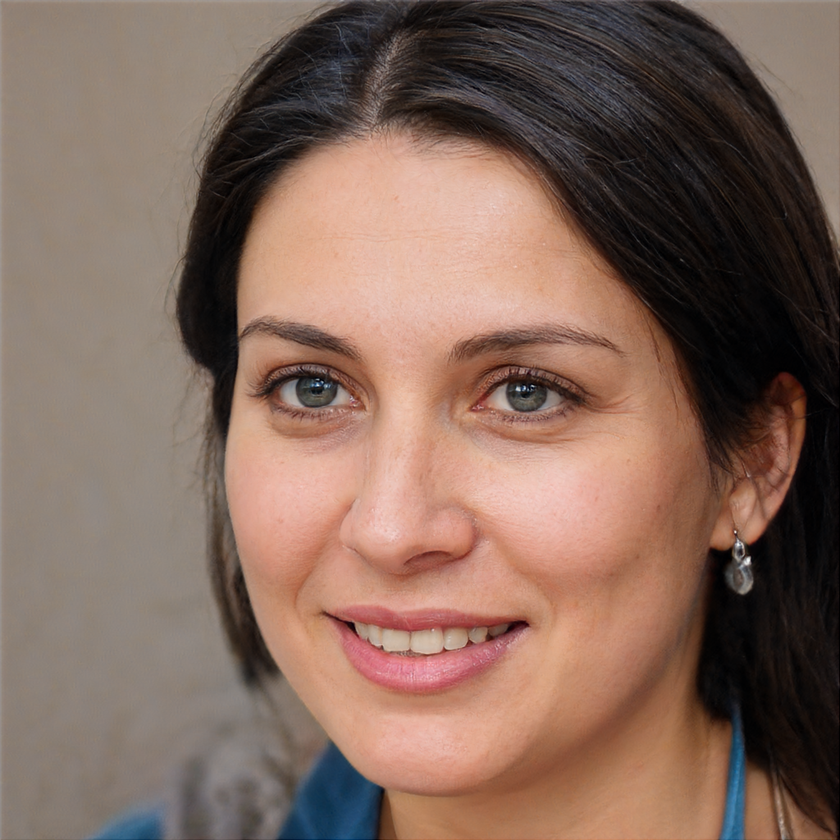
#> input picture ai-image-detector-backend/test_images/image1.png, 840 x 840 px, shrunk from 1024 x 1024 before the run, found by its file name
$ python fourier2D.py
#> lines starting #> are read from the running program, lines starting #| are printed output that depends on the picture
import numpy as np
import cv2
from scipy import signal
from scipy.fft import fft2, ifft2, fftshift, ifftshift
import warnings
warnings.filterwarnings('ignore')

class AIGeneratedImageDetector:
    """
    Détecteur hybride d'images générées par IA basé sur l'analyse de Fourier
    Combine trois approches: analyse spectrale, convolutions fréquentielles, et détection d'artefacts
    """

    def __init__(self):
        self.weights = {
            'spectral_artifacts': 0.40,
            'frequency_convolution': 0.35,
            'phase_anomaly': 0.25
        }

    def preprocess_image(self, image_path):
        """
        Prétraitement de l'image pour l'analyse

        Args:
            image_path: Chemin vers l'image
        Returns:
            Image en niveaux de gris normalisée
        """
        img = cv2.imread(str(image_path))
        if img is None:
            raise ValueError(f"Impossible de charger l'image: {image_path}")

        # Conversion en niveaux de gris et normalisation
        gray = cv2.cvtColor(img, cv2.COLOR_BGR2GRAY)
        gray_normalized = gray.astype(np.float32) / 255.0

        return gray_normalized, img

    def compute_fft_components(self, image):
        """
        Calcule les composantes FFT (magnitude et phase)

        Args:
            image: Image normalisée
        Returns:
            Tuple (magnitude_spectrum, phase_spectrum, fft_shifted)
        """
        # Transformée de Fourier 2D
        fft = fft2(image)
        fft_shifted = fftshift(fft)

        # Extraction magnitude et phase
        magnitude = np.abs(fft_shifted)
        phase = np.angle(fft_shifted)

        # Échelle logarithmique pour magnitude
        magnitude_log = np.log(magnitude + 1e-10)

        return magnitude_log, phase, fft_shifted

    def extract_high_frequency_features(self, magnitude, phase, image_shape):
        """
        APPROCHE 1: Extraction des caractéristiques haute fréquence
        Basée sur FreqNet - détection d'artefacts dans les HF

        Args:
            magnitude: Spectre de magnitude
            phase: Spectre de phase
            image_shape: Dimensions de l'image
        Returns:
            Score d'artefacts haute fréquence (0-1)
        """
        h, w = image_shape
        center_h, center_w = h // 2, w // 2

        # Création d'un masque passe-haut (périphérie du spectre)
        Y, X = np.ogrid[:h, :w]
        radius = min(center_h, center_w) // 3
        mask_low = ((X - center_w)**2 + (Y - center_h)**2) <= radius**2
        mask_high = ~mask_low

        # Extraction des composantes haute fréquence
        magnitude_hf = magnitude * mask_high
        phase_hf = phase * mask_high

        # Détection de patterns anormaux (grilles, rayures)
        # Les GAN produisent des artefacts géométriques réguliers
        magnitude_hf_normalized = (magnitude_hf - np.mean(magnitude_hf)) / (np.std(magnitude_hf) + 1e-10)

        # Détection de pics anormaux
        threshold_peaks = 2.5
        anomalous_peaks = np.sum(np.abs(magnitude_hf_normalized) > threshold_peaks)
        peak_density = anomalous_peaks / (h * w)

        # Analyse de la régularité spatiale (artefacts de grille)
        # Les images synthétiques présentent souvent des motifs périodiques
        fft_of_magnitude = np.abs(fft2(magnitude_hf))
        fft_of_magnitude_normalized = (fft_of_magnitude - np.mean(fft_of_magnitude)) / (np.std(fft_of_magnitude) + 1e-10)

        periodicity_score = np.sum(np.abs(fft_of_magnitude_normalized) > 3.0) / fft_of_magnitude.size

        # Détection d'anomalies de phase
        phase_variance = np.var(phase_hf[mask_high])
        phase_discontinuities = np.sum(np.abs(np.diff(phase_hf, axis=0)) > np.pi/2) + \
                               np.sum(np.abs(np.diff(phase_hf, axis=1)) > np.pi/2)
        phase_anomaly_score = phase_discontinuities / (h * w * 2)

        # Score combiné d'artefacts
        artifact_score = np.clip(
            0.4 * peak_density * 1000 +
            0.3 * periodicity_score * 500 +
            0.3 * phase_anomaly_score * 100,
            0, 1
        )

        return artifact_score

    def frequency_domain_convolution(self, fft_shifted, image_shape):
        """
        APPROCHE 3: Convolutions dans le domaine fréquentiel
        Inspirée de FreqNet - apprentissage spectral

        Args:
            fft_shifted: FFT décalée de l'image
            image_shape: Dimensions de l'image
        Returns:
            Score de convolution fréquentielle (0-1)
        """
        # Séparation amplitude et phase
        f_am = np.abs(fft_shifted)
        f_ph = np.angle(fft_shifted)

        # Filtre convolutionnel simple dans le domaine fréquentiel
        # Simule les couches convolutionnelles de FreqNet
        kernel_size = 5
        kernel = np.ones((kernel_size, kernel_size)) / (kernel_size ** 2)

        # Convolution sur l'amplitude
        f_am_log = np.log(f_am + 1e-10)
        f_am_conv = signal.convolve2d(f_am_log, kernel, mode='same', boundary='wrap')

        # Convolution sur la phase
        f_ph_conv = signal.convolve2d(f_ph, kernel, mode='same', boundary='wrap')

        # Reconstruction et analyse
        f_reconstructed = np.exp(f_am_conv) * np.exp(1j * f_ph_conv)

        # iFFT pour retourner au domaine spatial
        img_reconstructed = np.abs(ifft2(ifftshift(f_reconstructed)))

        # Analyse de la différence spectrale
        # Les images réelles ont une distribution spectrale plus uniforme
        am_variance = np.var(f_am_conv)
        ph_variance = np.var(f_ph_conv)

        # Détection d'irrégularités après convolution
        # Images synthétiques montrent des patterns résiduels spécifiques
        spectral_irregularity = np.std(f_am_conv) / (np.mean(np.abs(f_am_conv)) + 1e-10)
        phase_irregularity = np.std(f_ph_conv) / (np.pi + 1e-10)

        # Score de convolution fréquentielle
        freq_conv_score = np.clip(
            0.5 * min(spectral_irregularity / 2.0, 1.0) +
            0.5 * min(phase_irregularity / 0.5, 1.0),
            0, 1
        )

        return freq_conv_score

    def analyze_power_spectral_density(self, magnitude, image_shape):
        """
        Analyse de la densité spectrale de puissance (PSD)
        Détection d'anomalies dans la distribution d'énergie

        Args:
            magnitude: Spectre de magnitude
            image_shape: Dimensions de l'image
        Returns:
            Score PSD (0-1)
        """
        h, w = image_shape

        # Calcul de la PSD
        psd = magnitude ** 2

        # Analyse radiale de la PSD
        center_h, center_w = h // 2, w // 2
        Y, X = np.ogrid[:h, :w]
        r = np.sqrt((X - center_w)**2 + (Y - center_h)**2)

        # Binning radial
        r_int = r.astype(int)
        max_radius = int(np.min([center_h, center_w]))

        radial_profile = np.zeros(max_radius)
        for i in range(max_radius):
            mask = (r_int == i)
            if np.sum(mask) > 0:
                radial_profile[i] = np.mean(psd[mask])

        # Les images synthétiques ont souvent des chutes anormales dans la PSD
        # Détection de non-linéarités
        if len(radial_profile) > 10:
            radial_gradient = np.gradient(radial_profile)
            gradient_variance = np.var(radial_gradient)

            # Recherche de discontinuités
            discontinuities = np.sum(np.abs(np.diff(radial_gradient)) > np.std(radial_gradient) * 2)

            psd_anomaly = min(gradient_variance / 100.0, 1.0) * 0.6 + \
                         min(discontinuities / 20.0, 1.0) * 0.4
        else:
            psd_anomaly = 0.5

        return np.clip(psd_anomaly, 0, 1)

    def detect_upsampling_artifacts(self, magnitude, image_shape):
        """
        Détection spécifique d'artefacts d'upsampling des GANs
        Les opérations d'upsampling laissent des signatures fréquentielles

        Args:
            magnitude: Spectre de magnitude
            image_shape: Dimensions de l'image
        Returns:
            Score d'artefacts d'upsampling (0-1)
        """
        h, w = image_shape

        # Les artefacts d'upsampling apparaissent à des fréquences spécifiques
        # correspondant aux facteurs d'upsampling (2x, 4x, 8x)
        upsampling_frequencies = [h//8, h//4, h//2, w//8, w//4, w//2]

        artifact_energy = 0
        for freq in upsampling_frequencies:
            if freq < h and freq < w:
                # Extraction d'énergie autour des fréquences suspectes
                window_size = 3
                freq_h = min(freq, h-window_size)
                freq_w = min(freq, w-window_size)

                local_energy = np.sum(magnitude[
                    freq_h:freq_h+window_size,
                    freq_w:freq_w+window_size
                ] ** 2)
                artifact_energy += local_energy

        # Normalisation
        total_energy = np.sum(magnitude ** 2)
        upsampling_score = artifact_energy / (total_energy + 1e-10)

        return np.clip(upsampling_score * 5, 0, 1)

    def compute_phase_coherence(self, phase):
        """
        Analyse de la cohérence de phase
        Les images synthétiques ont souvent des phases moins cohérentes

        Args:
            phase: Spectre de phase
        Returns:
            Score d'incohérence de phase (0-1)
        """
        # Calcul des gradients de phase
        phase_grad_h = np.diff(phase, axis=0)
        phase_grad_w = np.diff(phase, axis=1)

        # Wrapping des gradients de phase [-π, π]
        phase_grad_h = np.angle(np.exp(1j * phase_grad_h))
        phase_grad_w = np.angle(np.exp(1j * phase_grad_w))

        # Cohérence = uniformité des gradients
        coherence_h = np.std(phase_grad_h)
        coherence_w = np.std(phase_grad_w)

        # Score d'incohérence (plus élevé = plus suspect)
        incoherence_score = (coherence_h + coherence_w) / (2 * np.pi)

        return np.clip(incoherence_score, 0, 1)

    def predict(self, image_path, verbose=True):
        """
        Prédiction principale: détermine si l'image est générée par IA

        Args:
            image_path: Chemin vers l'image
            verbose: Afficher les détails
        Returns:
            Tuple (score_final, scores_détaillés, classification)
        """
        # Prétraitement
        image_gray, image_color = self.preprocess_image(image_path)
        h, w = image_gray.shape

        # Calcul des composantes fréquentielles
        magnitude, phase, fft_shifted = self.compute_fft_components(image_gray)

        # APPROCHE 1: Analyse spectrale multi-domaines
        artifact_score = self.extract_high_frequency_features(magnitude, phase, (h, w))
        psd_score = self.analyze_power_spectral_density(magnitude, (h, w))
        upsampling_score = self.detect_upsampling_artifacts(magnitude, (h, w))

        spectral_score = (artifact_score * 0.5 + psd_score * 0.3 + upsampling_score * 0.2)

        # APPROCHE 3: Convolutions fréquentielles
        freq_conv_score = self.frequency_domain_convolution(fft_shifted, (h, w))

        # Analyse de cohérence de phase
        phase_coherence_score = self.compute_phase_coherence(phase)

        # Score final pondéré
        final_score = (
            self.weights['spectral_artifacts'] * spectral_score +
            self.weights['frequency_convolution'] * freq_conv_score +
            self.weights['phase_anomaly'] * phase_coherence_score
        )

        # Calibration finale (ajustement empirique)
        final_score = np.clip(final_score * 1.2, 0, 1)

        # Classification
        if final_score > 0.65:
            classification = "Image TRÈS PROBABLEMENT générée par IA"
        elif final_score > 0.45:
            classification = "Image POSSIBLEMENT générée par IA"
        else:
            classification = "Image PROBABLEMENT authentique"

        scores_detailed = {
            'spectral_artifacts': spectral_score,
            'frequency_convolution': freq_conv_score,
            'phase_anomaly': phase_coherence_score,
            'artifact_detection': artifact_score,
            'psd_analysis': psd_score,
            'upsampling_artifacts': upsampling_score
        }

        if verbose:
            print("\n" + "="*60)
            print("ANALYSE DE DÉTECTION D'IMAGE GÉNÉRÉE PAR IA")
            print("="*60)
            print(f"\nImage: {image_path}")
            print(f"Dimensions: {w}x{h} pixels")
            print("\n--- Scores Détaillés ---")
            print(f"Artefacts spectraux:        {spectral_score:.3f}")
            print(f"  - Artefacts HF:          {artifact_score:.3f}")
            print(f"  - Analyse PSD:           {psd_score:.3f}")
            print(f"  - Artefacts upsampling:  {upsampling_score:.3f}")
            print(f"Convolution fréquentielle: {freq_conv_score:.3f}")
            print(f"Anomalie de phase:         {phase_coherence_score:.3f}")
            print("\n" + "-"*60)
            print(f"SCORE FINAL: {final_score:.3f} ({final_score*100:.1f}%)")
            print(f"CLASSIFICATION: {classification}")
            print("="*60 + "\n")

        return final_score, scores_detailed, classification


# Fonction d'utilisation simple
def analyze_image_for_ai(image_path):
    """
    Fonction simple pour analyser une image

    Args:
        image_path: Chemin vers l'image à analyser
    Returns:
        Score de probabilité que l'image soit générée par IA (0-1)
    """
    detector = AIGeneratedImageDetector()
    score, details, classification = detector.predict(image_path, verbose=True)
#> in preprocess_image, img is the input picture: shape (840, 840, 3); mean B, G, R 91.8, 104, 130.6
#> in extract_high_frequency_features, `magnitude_hf = magnitude * mask_high`:
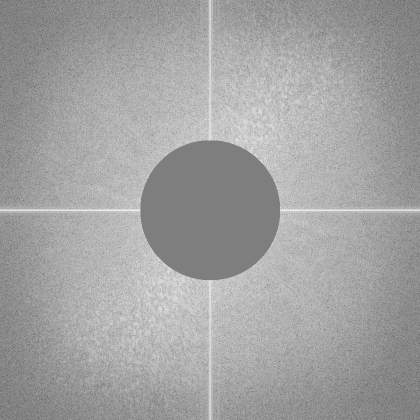
#> magnitude_hf: shape (840, 840) float32 (shown at 1/2 size); min -5.87, max 5.94, mean 1.61; drawn with min black and max white
#> in extract_high_frequency_features, `anomalous_peaks = np.sum(np.abs(magnitude_hf_normalized) > threshold_p..`: anomalous_peaks = 3943
#> in extract_high_frequency_features, `peak_density = anomalous_peaks / (h * w)`: peak_density = 0.00559
#> in extract_high_frequency_features, `periodicity_score = np.sum(np.abs(fft_of_magnitude_normalized) > 3.0) ..`: periodicity_score = 0.000736
#> in extract_high_frequency_features, `phase_variance = np.var(phase_hf[mask_high])`: phase_variance = 3.35
#> in extract_high_frequency_features, `phase_discontinuities = np.sum(np.abs(np.diff(phase_hf, axis=0)) > np...`: phase_discontinuities = 818382
#> in extract_high_frequency_features, `phase_anomaly_score = phase_discontinuities / (h * w * 2)`: phase_anomaly_score = 0.58
#> in extract_high_frequency_features, `artifact_score = np.clip( 0.4 * peak_density * 1000 + 0.3 * periodicit..`: artifact_score = 1
#> in analyze_power_spectral_density, `psd = magnitude ** 2`:
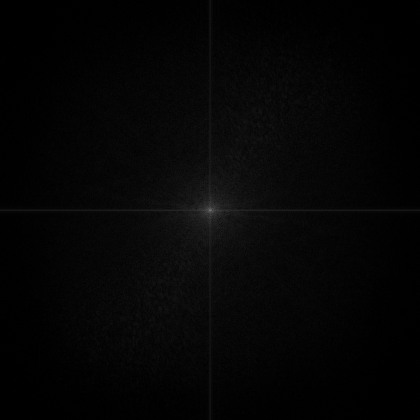
#> psd: shape (840, 840) float32 (shown at 1/2 size); min 2.36e-10, max 159.5, mean 5.4
#> after the loop in analyze_power_spectral_density, `for i in range(max_radius):`: radial_profile = 420 values, max 159.5 at index 0, min 1.62 at index 417, mean 12.56
#> in analyze_power_spectral_density, `radial_gradient = np.gradient(radial_profile)`: radial_gradient = 420 values, max 0.422 at index 48, min -54.99 at index 0, mean -0.441
#> in analyze_power_spectral_density, `gradient_variance = np.var(radial_gradient)`: gradient_variance = 10.68
#> in analyze_power_spectral_density, `discontinuities = np.sum(np.abs(np.diff(radial_gradient)) > np.std(rad..`: discontinuities = 2
#> in analyze_power_spectral_density, `psd_anomaly = min(gradient_variance / 100.0, 1.0) * 0.6 + \ min(discon..`: psd_anomaly = 0.104
#> the loop in detect_upsampling_artifacts, `for freq in upsampling_frequencies:` made 6 passes
#> (local_energy, artifact_energy) on passes 1 to 6: (8.75, 8.75), (59.58, 68.33), (912.4, 980.7), (8.75, 989.5), (59.58, 1049), (912.4, 1961.4)
#> after the loop in detect_upsampling_artifacts, `for freq in upsampling_frequencies:`: artifact_energy = 1961.4
#> in detect_upsampling_artifacts, `total_energy = np.sum(magnitude ** 2)`: total_energy = 3825294.2
#> in detect_upsampling_artifacts, `upsampling_score = artifact_energy / (total_energy + 1e-10)`: upsampling_score = 0.000513
#> in predict, `upsampling_score = self.detect_upsampling_artifacts(magnitude, (h, w))`: upsampling_score = 0.00256
#> in predict, `spectral_score = (artifact_score * 0.5 + psd_score * 0.3 + upsampling_..`: spectral_score = 0.532
#> in frequency_domain_convolution, `f_am_conv = signal.convolve2d(f_am_log, kernel, mode='same', boundary=..`:
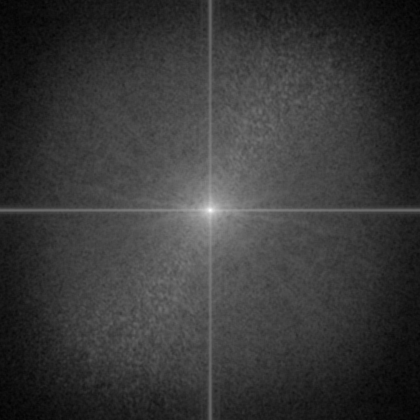
#> f_am_conv: shape (840, 840) float64 (shown at 1/2 size); min -0.313, max 9.91, mean 1.96; drawn with min black and max white
#> in frequency_domain_convolution, `f_ph_conv = signal.convolve2d(f_ph, kernel, mode='same', boundary='wra..`:
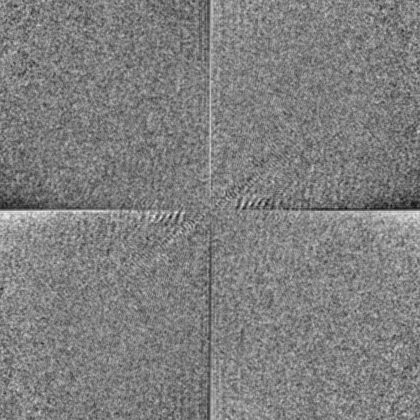
#> f_ph_conv: shape (840, 840) float64 (shown at 1/2 size); min -1.91, max 1.91, mean 4.45e-06; drawn with min black and max white
#> in frequency_domain_convolution, `am_variance = np.var(f_am_conv)`: am_variance = 1.2
#> in frequency_domain_convolution, `ph_variance = np.var(f_ph_conv)`: ph_variance = 0.116
#> in frequency_domain_convolution, `spectral_irregularity = np.std(f_am_conv) / (np.mean(np.abs(f_am_conv)..`: spectral_irregularity = 0.559
#> in frequency_domain_convolution, `phase_irregularity = np.std(f_ph_conv) / (np.pi + 1e-10)`: phase_irregularity = 0.108
#> in frequency_domain_convolution, `freq_conv_score = np.clip( 0.5 * min(spectral_irregularity / 2.0, 1.0)..`: freq_conv_score = 0.248
#> in compute_phase_coherence, `phase_grad_h = np.angle(np.exp(1j * phase_grad_h))`:
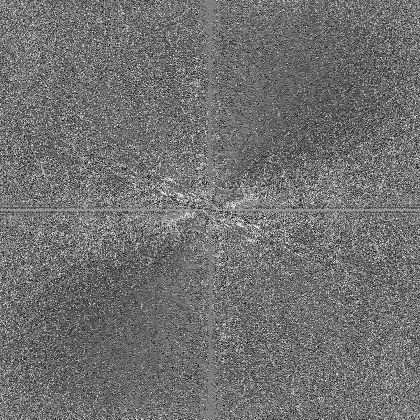
#> phase_grad_h: shape (839, 840) float32 (shown at 1/2 size); min -3.14, max 3.14, mean -0.357; drawn with min black and max white
#> in compute_phase_coherence, `phase_grad_w = np.angle(np.exp(1j * phase_grad_w))`:
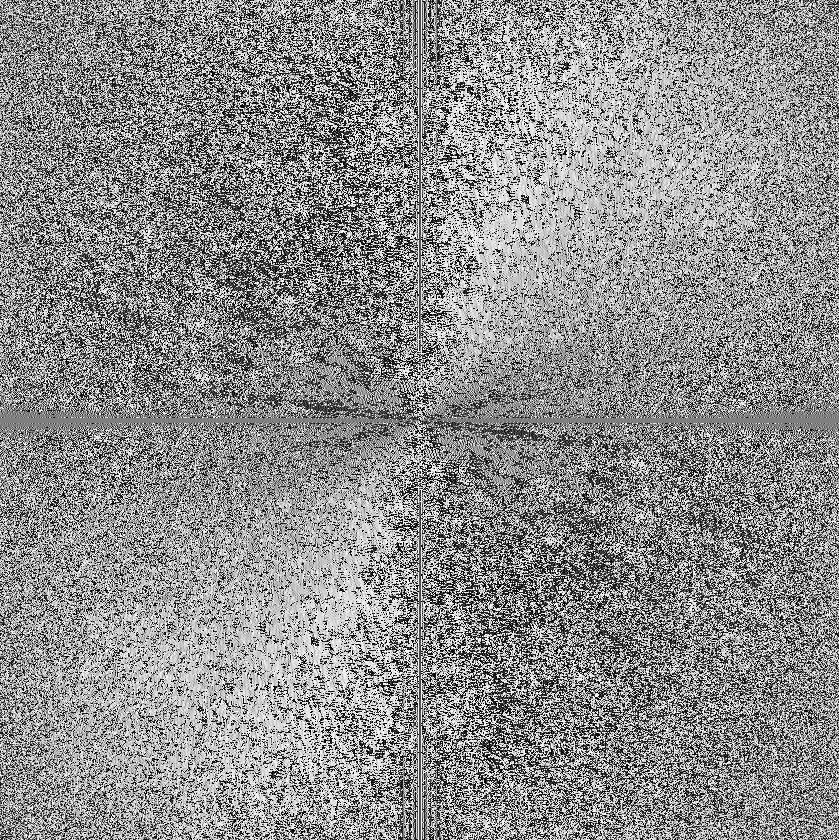
#> phase_grad_w: shape (840, 839) float32; min -3.14, max 3.14, mean 0.338; drawn with min black and max white
#> in compute_phase_coherence, `coherence_h = np.std(phase_grad_h)`: coherence_h = 1.73
#> in compute_phase_coherence, `coherence_w = np.std(phase_grad_w)`: coherence_w = 2.09
#> in compute_phase_coherence, `incoherence_score = (coherence_h + coherence_w) / (2 * np.pi)`: incoherence_score = 0.608
#> in predict, `final_score = ( self.weights['spectral_artifacts'] * spectral_score + ..`: final_score = 0.452
#> in predict, `final_score = np.clip(final_score * 1.2, 0, 1)`: final_score = 0.542
#> in predict, `scores_detailed = { 'spectral_artifacts': spectral_score, 'frequency_c..`: scores_detailed = {'spectral_artifacts': 0.532, 'frequency_convolution': 0.248, 'phase_anomaly': 0.608, 'artifact_detection': 1, 'psd_analysis': 0.104, 'upsampling_artifacts': 0.00256}
#| Dimensions: 840x840 pixels
#| Artefacts spectraux:        0.532
#|   - Artefacts HF:          1.000
#|   - Analyse PSD:           0.104
#|   - Artefacts upsampling:  0.003
#| Convolution fréquentielle: 0.248
#| Anomalie de phase:         0.608
#| SCORE FINAL: 0.542 (54.2%)
#> score = 0.542; details has the same summary as scores_detailed in predict; classification = 'Image POSSIBLEMENT générée par IA'
    return score


# Exemple d'utilisation
if __name__ == "__main__":
    # Remplacer par le chemin de votre image
    image_path = "image1.png"

    try:
        # Analyse de l'image
        ai_probability = analyze_image_for_ai(image_path)
#> ai_probability = 0.542

        print(f"\n✓ Probabilité que l'image soit générée par IA: {ai_probability*100:.1f}%")
#| ✓ Probabilité que l'image soit générée par IA: 54.2%

    except Exception as e:
        print(f"❌ Erreur lors de l'analyse: {e}")
        import traceback
        traceback.print_exc()
